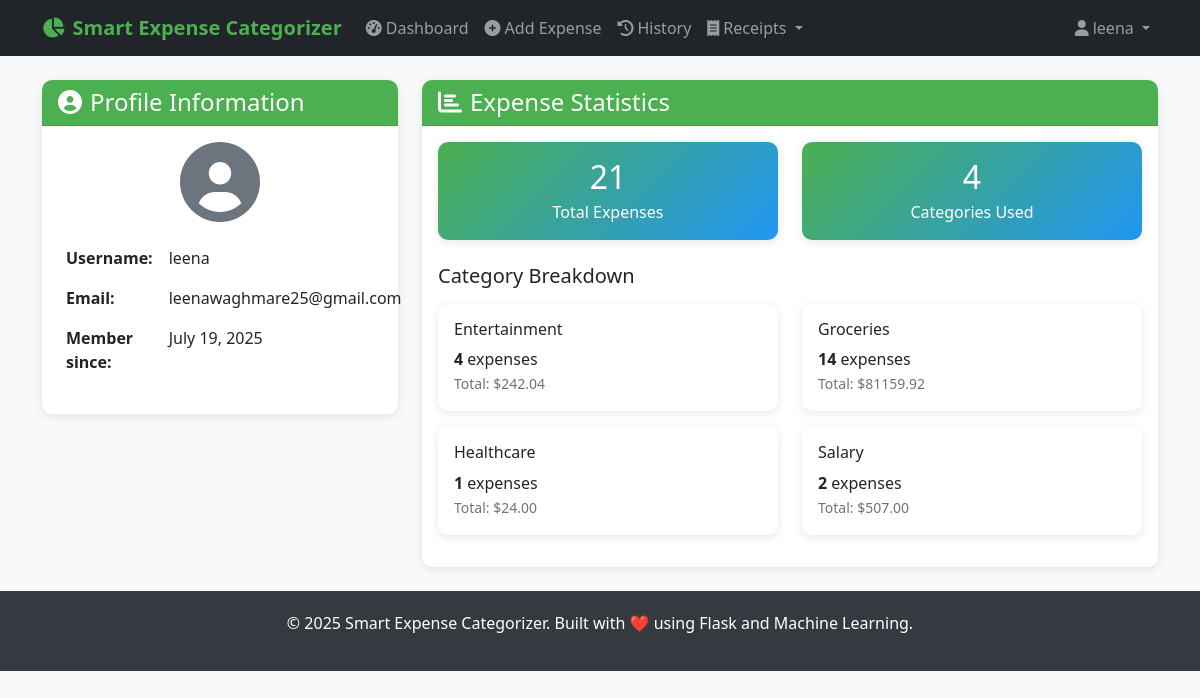
/auth/profile (signed in), run on the app's committed database.
### PYTHON/models.py (models this page shows, shortened)
class User(UserMixin, db.Model):
    __tablename__ = 'users'
    id = db.Column(db.String(36), primary_key=True, default=lambda: str(uuid.uuid4()))
    username = db.Column(db.String(80), unique=True, nullable=False, index=True)
    email = db.Column(db.String(120), unique=True, nullable=False, index=True)
    password_hash = db.Column(db.String(255), nullable=False)
    created_at = db.Column(db.DateTime, default=datetime.utcnow)
    is_active = db.Column(db.Boolean, default=True)
    expenses = db.relationship('Expense', backref='user', lazy='dynamic', cascade='all, delete-orphan')
    def get_expense_stats(self):
        total_expenses = self.expenses.count()
        categories = db.session.query(
            Expense.predicted_category,
            db.func.count(Expense.id).label('count'),
            db.func.sum(Expense.amount).label('total')
        ).filter_by(user_id=self.id).group_by(Expense.predicted_category).all()
        return {
            'total_expenses': total_expenses,
            'categories': [
                {
                    'category': cat.predicted_category,
                    'count': cat.count,
                    'total': float(cat.total) if cat.total else 0.0
                }
                for cat in categories
            ]
        }

class Expense(db.Model):
    __tablename__ = 'expenses'
    id = db.Column(db.String(36), primary_key=True, default=lambda: str(uuid.uuid4()))
    user_id = db.Column(db.String(36), db.ForeignKey('users.id'), nullable=False, index=True)
    description = db.Column(db.Text, nullable=False)
    amount = db.Column(db.Numeric(10, 2), nullable=True)
    predicted_category = db.Column(db.String(100), nullable=False, index=True)
    confidence_score = db.Column(db.Float, nullable=False)
    model_predictions = db.Column(db.JSON)  # Store individual model predictions
    created_at = db.Column(db.DateTime, default=datetime.utcnow, index=True)
    updated_at = db.Column(db.DateTime, default=datetime.utcnow, onupdate=datetime.utcnow)
    user_feedback = db.Column(db.String(100), nullable=True)  # User can correct the category
    is_correct = db.Column(db.Boolean, nullable=True)  # User can mark if prediction was correct
    source = db.Column(db.String(50), nullable=True, default='manual')  # 'manual', 'receipt_upload', 'api'
    expense_metadata = db.Column(db.JSON, nullable=True)  # Store receipt data, OCR confidence, etc.
    date = db.Column(db.DateTime, nullable=True)  # Expense date (can be different from created_at)

### PYTHON/auth.py (the view)
@auth_bp.route('/profile')
@login_required
def profile():
    stats = current_user.get_expense_stats()
    return render_template('auth/profile.html', user=current_user, stats=stats)

### PYTHON/app.py (called while the page is built)
def init_extensions(app):
    db.init_app(app)
    login_manager = LoginManager()
    login_manager.init_app(app)
    login_manager.login_view = 'auth.login'
    login_manager.login_message = 'Please log in to access this page.'
    login_manager.login_message_category = 'info'
    login_manager.session_protection = 'strong'
    csrf = CSRFProtect(app)
    @login_manager.user_loader
    def load_user(user_id):
        try:
            return User.query.get(user_id)
        except Exception:
            return None
    @app.before_request
    def fix_session():
        from flask import session
        if not session.get('_session_initialized'):
            session['_session_initialized'] = True
            session.permanent = True

def add_security_headers(app):
    @app.after_request
    def set_security_headers(response):
        if hasattr(app.config, 'SECURITY_HEADERS'):
            for header, value in app.config['SECURITY_HEADERS'].items():
                response.headers[header] = value
        response.headers['X-Content-Type-Options'] = 'nosniff'
        response.headers['X-Frame-Options'] = 'DENY'
        response.headers['X-XSS-Protection'] = '1; mode=block'
        return response

def register_context_processors(app):
    @app.context_processor
    def inject_now():
        return {'now': datetime.now()}

### PYTHON/templates/auth/profile.html (shortened to what this page needs)
{% extends "base.html" %}
{% block content %}
<div class="row">
    <div class="col-md-4">
        <div class="card">
            <div class="card-header">
                <h4 class="mb-0">
                    <i class="fas fa-user-circle me-2"></i>Profile Information
                </h4>
            </div>
            <div class="card-body">
                <div class="text-center mb-3">
                    <i class="fas fa-user-circle fa-5x text-muted"></i>
                </div>
                <table class="table table-borderless">
                    <tr>
                        <td><strong>Username:</strong></td>
                        <td>{{ user.username }}</td>
                    </tr>
                    <tr>
                        <td><strong>Email:</strong></td>
                        <td>{{ user.email }}</td>
                    </tr>
                    <tr>
                        <td><strong>Member since:</strong></td>
                        <td>{{ user.created_at.strftime('%B %d, %Y') }}</td>
                    </tr>
                </table>
            </div>
        </div>
    </div>
    <div class="col-md-8">
        <div class="card">
            <div class="card-header">
                <h4 class="mb-0">
                    <i class="fas fa-chart-bar me-2"></i>Expense Statistics
                </h4>
            </div>
            <div class="card-body">
                <div class="row mb-4">
                    <div class="col-md-6">
                        <div class="stats-card card text-center p-3">
                            <h2 class="mb-1">{{ stats.total_expenses }}</h2>
                            <p class="mb-0">Total Expenses</p>
                        </div>
                    </div>
                    <div class="col-md-6">
                        <div class="stats-card card text-center p-3">
                            <h2 class="mb-1">{{ stats.categories|length }}</h2>
                            <p class="mb-0">Categories Used</p>
                        </div>
                    </div>
                </div>
                {% if stats.categories %}
                    <h5 class="mb-3">Category Breakdown</h5>
                    <div class="row">
                        {% for category in stats.categories %}
                            <div class="col-md-6 mb-3">
                                <div class="card">
                                    <div class="card-body">
                                        <h6 class="card-title">{{ category.category }}</h6>
                                        <p class="card-text">
                                            <strong>{{ category.count }}</strong> expenses
                                            {% if category.total > 0 %}
                                                <br><small class="text-muted">Total: ${{ "%.2f"|format(category.total) }}</small>
                                            {% endif %}
                                        </p>
                                    </div>
                                </div>
                            </div>
                        {% endfor %}
                    </div>
                {% else %}
                    <div class="text-center text-muted">
                        <i class="fas fa-chart-bar fa-3x mb-3"></i>
                        <p>No expenses recorded yet. <a href="{{ url_for('main.predict') }}">Add your first expense</a>!</p>
                    </div>
                {% endif %}
            </div>
        </div>
    </div>
</div>
{% endblock %}

### PYTHON/templates/base.html (shortened to what this page needs)
<!DOCTYPE html>
<html lang="en">
<head>
    <link href="https://cdn.jsdelivr.net/npm/bootstrap@5.1.3/dist/css/bootstrap.min.css" rel="stylesheet">
    <link href="https://cdnjs.cloudflare.com/ajax/libs/font-awesome/6.0.0/css/all.min.css" rel="stylesheet">
</head>
<body>
    <nav class="navbar navbar-expand-lg navbar-dark bg-dark">
        <div class="container">
            <a class="navbar-brand" href="{{ url_for('main.index') }}">
                <i class="fas fa-chart-pie me-2"></i>Smart Expense Categorizer
            </a>
            <div class="collapse navbar-collapse" id="navbarNav">
                <ul class="navbar-nav me-auto">
                    {% if current_user.is_authenticated %}
                        <li class="nav-item">
                            <a class="nav-link" href="{{ url_for('main.dashboard') }}">
                                <i class="fas fa-tachometer-alt me-1"></i>Dashboard
                            </a>
                        </li>
                        <li class="nav-item">
                            <a class="nav-link" href="{{ url_for('main.predict') }}">
                                <i class="fas fa-plus-circle me-1"></i>Add Expense
                            </a>
                        </li>
                        <li class="nav-item">
                            <a class="nav-link" href="{{ url_for('main.expenses') }}">
                                <i class="fas fa-history me-1"></i>History
                            </a>
                        </li>
                        <li class="nav-item dropdown">
                            <a class="nav-link dropdown-toggle" href="#" id="receiptDropdown" role="button" data-bs-toggle="dropdown">
                                <i class="fas fa-receipt me-1"></i>Receipts
                            </a>
                        </li>
                    {% endif %}
                </ul>
                <ul class="navbar-nav">
                    {% if current_user.is_authenticated %}
                        <li class="nav-item dropdown">
                            <a class="nav-link dropdown-toggle" href="#" id="navbarDropdown" role="button" data-bs-toggle="dropdown">
                                <i class="fas fa-user me-1"></i>{{ current_user.username }}
                            </a>
                        </li>
                    {% endif %}
                </ul>
            </div>
        </div>
    </nav>
    <main class="container my-4">
        {% block content %}{% endblock %}
    </main>
    <footer class="footer mt-auto">
        <div class="container text-center">
            <p>&copy; {{ now.year }} Smart Expense Categorizer. Built with ❤️ using Flask and Machine Learning.</p>
        </div>
    </footer>
</body>
</html>

### PYTHON/templates/base.html (style rules this page uses)
:root { --primary-color: #4CAF50; --secondary-color: #45a049; --accent-color: #2196F3; --danger-color: #f44336; --warning-color: #ff9800; --success-color: #4CAF50; --info-color: #2196F3; }
body { background-color: #f8f9fa; font-family: 'Segoe UI', Tahoma, Geneva, Verdana, sans-serif; }
.navbar-brand { font-weight: bold; color: var(--primary-color) !important; }
.card { box-shadow: 0 2px 10px rgba(0,0,0,0.1); border: none; border-radius: 10px; }
.card-header { background-color: var(--primary-color); color: white; border-radius: 10px 10px 0 0 !important; }
.footer { background-color: #343a40; color: white; padding: 20px 0; margin-top: 50px; }
.stats-card { background: linear-gradient(135deg, var(--primary-color), var(--accent-color)); color: white; }

### data on the page
User: username "leena", email "leenawaghmare25@gmail.com", created_at "July 19, 2025"
Expense: category "Healthcare", count "1", total "24.00"

### other printed values
{{ stats.total_expenses }} "21"
{{ stats.categories|length }} "4"
{{ category.category }} "Entertainment" "Groceries" "Salary"
{{ category.count }} "4" "14" "2"
{{ "%.2f"|format(category.total) }} "242.04" "81159.92" "507.00"
